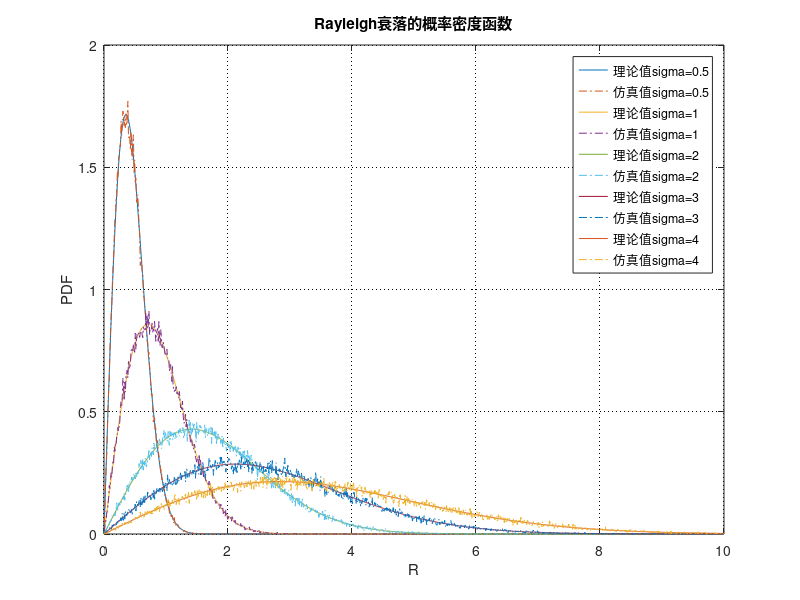

MATLAB code for this plot:
%-----------------------Rayleigh信道衰落系数的计算-------------------------%
clc
clear
close all

sigma_ = [0.5 1 2 3 4];
figure;
for i = 1:length(sigma_)
    sigma = sigma_(i);
    %-----理论图形-----%
    V = 0:0.01:10;
    pdf_rayleigh = (2*V/sigma^2).*exp(-V.^2/sigma^2);
    plot(V, pdf_rayleigh,'-');
    hold on;
    %-----仿真图形-----%
    N = 10^5;                                         %测试样本点数
    x = sqrt(sigma^2/2)*randn(2,N)+0;                 %产生均值为0,方差为sigma^2/2的高斯随机变量
    xx = x(1,:) + sqrt(-1)*x(2,:);
    R = abs(xx);                                      %信号包络(理论上服从瑞利分布)

    k = 0:0.01:10;                                    %统计区间
    dk = 0.01;                                        %组距
    p = [];
    for i = 1:(length(k)-1)
        num = length(find(R >= k(i) & R < k(i+1)));   %找到R里面介于k(i)和k(i+1)的元素的个数
        p = [p num/length(R)];                        %得到R中的值介于k(i)和k(i+1)的概率
    end
    pdf = p/dk;                                       %概率除以组距即可得到概率密度
    k_new = 0.005:0.01:(10-0.005);                    %取一组的中值表征这个区间
    plot(k_new, pdf,'-.');
    grid on;
    set(gca,'GridLineStyle',':','GridColor','k','GridAlpha',1);
    xlabel('R');
    ylabel('PDF');
    title('Rayleigh衰落的概率密度函数');
    legend('理论值sigma=0.5','仿真值sigma=0.5','理论值sigma=1','仿真值sigma=1',...
        '理论值sigma=2','仿真值sigma=2','理论值sigma=3','仿真值sigma=3',...
        '理论值sigma=4','仿真值sigma=4');
end